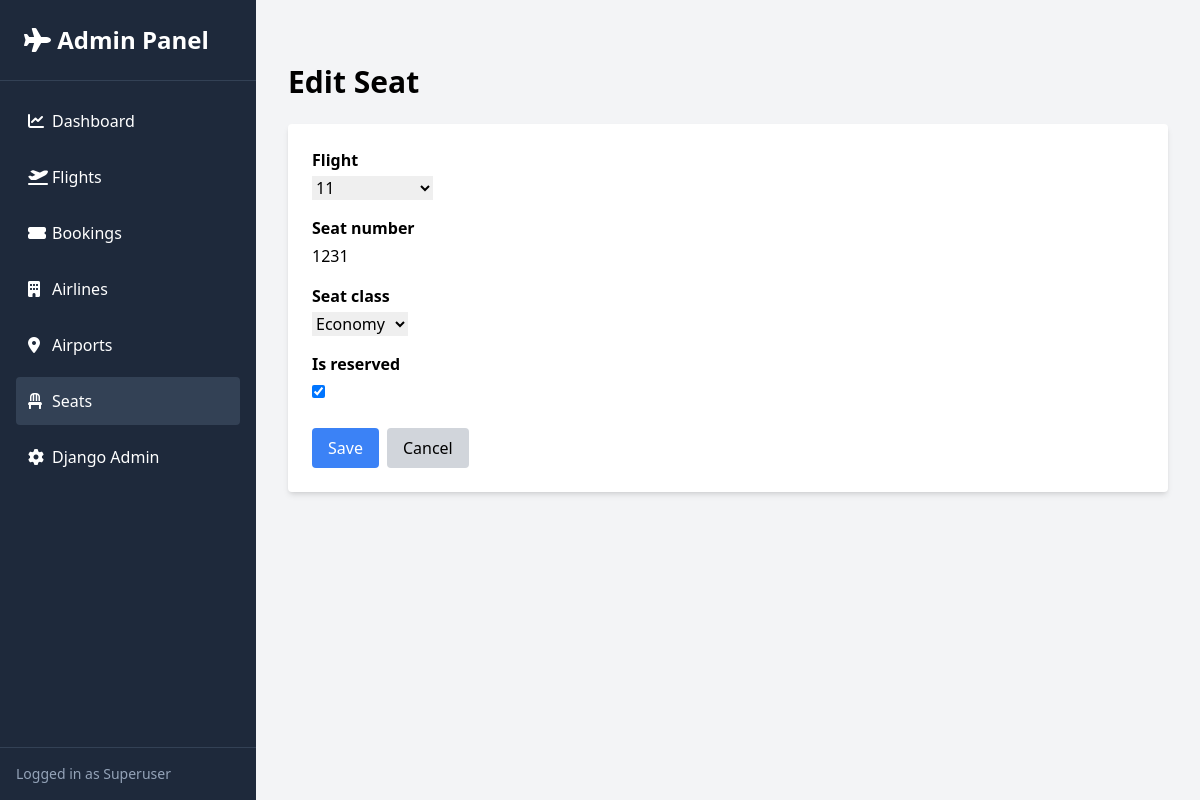
The app's page /admin-panel/admin-dashboard/seats/1/edit/ (signed in) with its own data.
### roombook/models.py (models this page shows, shortened)
class Seat(models.Model):
    flight = models.ForeignKey(
        Flight, related_name='seats', on_delete=models.CASCADE
    )
    seat_number = models.CharField(max_length=5)
    seat_class = models.CharField(
        max_length=20,
        choices=[
            ('economy', 'Economy'),
            ('business', 'Business'),
            ('first', 'First Class'),
        ],
        default='economy'
    )
    is_reserved = models.BooleanField(default=False)
    class Meta:
        unique_together = ('flight', 'seat_number')

### roombook/admin_views.py (the view)
@user_passes_test(is_superuser)
def seat_edit(request, pk):
    seat = get_object_or_404(Seat, pk=pk)
    if request.method == 'POST':
        form = SeatForm(request.POST, instance=seat)
        if form.is_valid():
            form.save()
            messages.success(request, "Seat updated successfully!")
            return redirect('admin_seat_list')
    else:
        form = SeatForm(instance=seat)
    return render(request, 'admin_dashboard/seat_form.html', {'form': form, 'title': 'Edit Seat'})

### roombook/forms.py
class SeatForm(forms.ModelForm):
    class Meta:
        model = Seat
        fields = ['flight', 'seat_number', 'seat_class', 'is_reserved']

### roombook/admin_views.py (called while the page is built)
def is_superuser(user):
    return user.is_superuser

### roombook/models.py (called while the page is built)
    def __str__(self):
        return f"{self.airline.code}{self.flight_number}"

### roombook/templates/admin_dashboard/seat_form.html (shortened to what this page needs)
{% extends 'admin_dashboard/base.html' %}
{% load static %}
{% block content %}
<div class="container mx-auto py-8">
    <h1 class="text-3xl font-bold mb-6">{{ title }}</h1>
    <form method="POST" class="bg-white p-6 rounded shadow-md">
        <div class="space-y-4">
            {% for field in form %}
            <div>
                <label class="block font-semibold mb-1">{{ field.label }}</label>
                {{ field }}
            </div>
            {% endfor %}
        </div>
        <div class="mt-6 flex space-x-2">
            <button type="submit" class="bg-blue-500 text-white px-4 py-2 rounded hover:bg-blue-600">
                Save
            </button>
            <a href="{% url 'admin_seat_list' %}" class="bg-gray-300 px-4 py-2 rounded hover:bg-gray-400">Cancel</a>
        </div>
    </form>
</div>
{% endblock %}

### records on screen
Seat: form "11" "1231" "Economy" "☑"

### other values on screen
{{ title }} "Edit Seat"
{{ field.label }} "Flight" "Seat number" "Seat class" "Is reserved"
